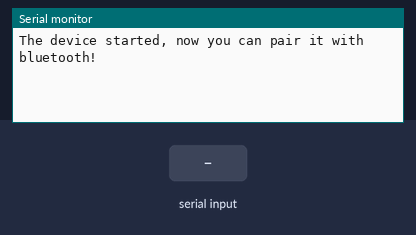
Bench run of a program on a simulated ESP32. Parts: the last lines printed to the serial monitor. Inputs (shaded band) come from the test bench. Nothing arrives over Bluetooth unless stated.

Above: at 1.2 s.
1.3 s: "A3" received over the second serial link
At 3.5 s:
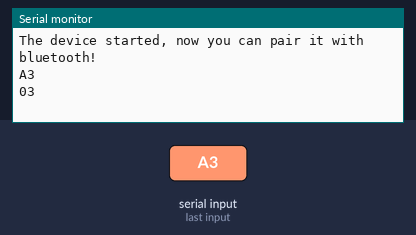
3.8 s: "oAA=" received over the second serial link
At 5.5 s:
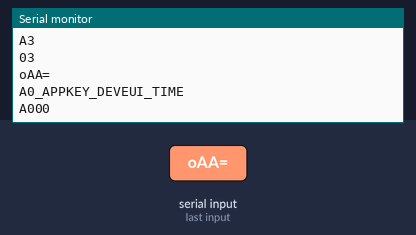
6.3 s: "90,45\n" received over the second serial link
At 8.5 s:
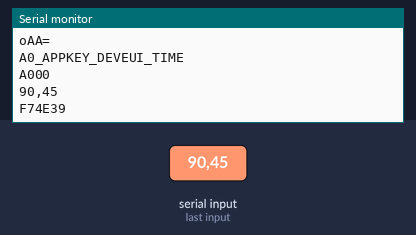
8.8 s: "30,150\n" received over the second serial link
At 10.3 s:
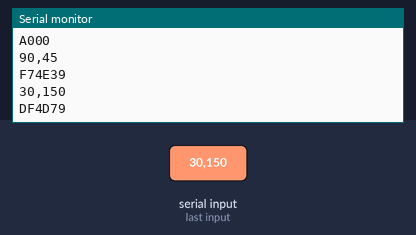
11.3 s: "90\n" received over the second serial link
At 13.4 s:
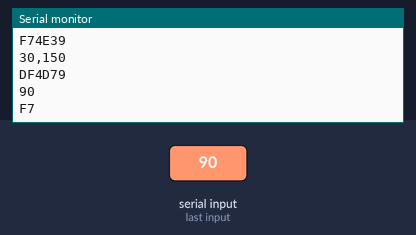
13.8 s: "200\n" received over the second serial link
At 15.2 s:
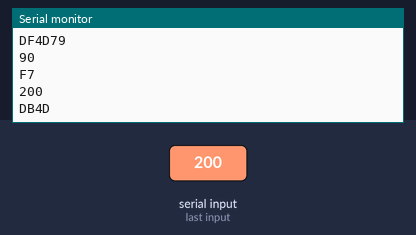

Measured:
- after the input at 1.3 s, the serial monitor: prints a new line after 1.0 s (image 1)
- after the input at 3.8 s, the serial monitor: prints a new line after 1.0 s (image 2)
- after the input at 6.3 s, the serial monitor: prints a new line after 1.0 s (image 3)
- after the input at 8.8 s, the serial monitor: prints a new line after 1.0 s (image 4)
- after the input at 11.3 s, the serial monitor: prints a new line after 1.0 s (image 5)
- after the input at 13.8 s, the serial monitor: prints a new line after 1.0 s (image 6)

The program:

main.cpp
```cpp
#include <Arduino.h>
#include "base64.hpp"
#include <iostream>
#include <string>
#include <vector>
#include <cstring>


static uint8_t DEVEUI_DEF[8]= { 0x17, 0x1f, 0xe2, 0x1d, 0x71, 0xB3, 0x03, 0x54 }  ; // 5403b3711de21f17 139971e1a31d4764
static uint8_t APPKEY_DEF[16] = {0x06, 0x26, 0x35, 0x77, 0xC3, 0xBB, 0xC9, 0xEB, 0x2F, 0xEF, 0x99, 0x13, 0x5E, 0xF0, 0xF6, 0xA5};
int TIME_TX = 30000; // ms
uint8_t C1 = 21;
uint8_t C12 = 23;
uint8_t C21 = 26;
uint8_t C2 = 6;
uint8_t MAX_VALUE = 50;
#include "BluetoothSerial.h"


#if !defined(CONFIG_BT_ENABLED) || !defined(CONFIG_BLUEDROID_ENABLED)
#error Bluetooth is not enabled! Please run `make menuconfig` to and enable it
#endif

BluetoothSerial SerialBT;

  String bytesToString(uint8_t*H, size_t length) {
    String result = "";
    for (int i = 0; i < length; i++) {
        if (H[i] < 16) {
            result += "0";
        }
        result += String(H[i], HEX);
    }
    return result;
    }


  char* base64_to_hex(const char* base64_str, char* hex_str) {
    unsigned char output[100];
    int base64_len = strlen(base64_str);
    int hex_index = 0;

    // Decode base64 string
    int binary_len = decode_base64((const unsigned char*)base64_str, output);

    // Convert each byte to hexadecimal
    for (int i = 0; i < binary_len; i++) {
        int high_nibble = output[i] >> 4;
        int low_nibble = output[i] & 0x0F;

        // Convert high nibble to hex
        if (high_nibble < 10) {
            hex_str[hex_index] = '0' + high_nibble;
        } else {
            hex_str[hex_index] = 'A' + (high_nibble - 10);
        }

        hex_index++;

        // Convert low nibble to hex
        if (low_nibble < 10) {
            hex_str[hex_index] = '0' + low_nibble;
        } else {
            hex_str[hex_index] = 'A' + (low_nibble - 10);
        }

       hex_index++;
    }

   hex_str[hex_index] = '\0';
    return hex_str;


}
void updateAppKey( std::string hex_str){
  std::vector<uint8_t> bytes;
    for (size_t i = 0; i < hex_str.length(); i += 2) {
        std::string byte_str = hex_str.substr(i, 2);
        uint8_t byte = std::stoi(byte_str, nullptr, 16);
        bytes.push_back(byte);
    }
   std::cout << "Bytes:";
    for (uint8_t byte : bytes) {
        std::cout << " " << std::hex << static_cast<int>(byte);
    }
    std::cout << std::endl;
 std::memcpy(&APPKEY_DEF[0], &bytes[0], sizeof(APPKEY_DEF));
   std::cout << "APPKEY_DEF = ";
      for (int i = 0; i < 16; i++) {
          std::cout << std::hex << static_cast<int>(APPKEY_DEF[i]) << " ";
      }
  std::cout << std::endl;

}

void updateDeveui( std::string hex_str){
  std::vector<uint8_t> bytes;
    for (size_t i = 0; i < hex_str.length(); i += 2) {
        std::string byte_str = hex_str.substr(i, 2);
        uint8_t byte = std::stoi(byte_str, nullptr, 16);
        bytes.push_back(byte);
    }
   std::cout << "Bytes:";
    for (uint8_t byte : bytes) {
        std::cout << " " << std::hex << static_cast<int>(byte);
    }
    std::cout << std::endl;
 std::memcpy(&DEVEUI_DEF[0], &bytes[0], sizeof(DEVEUI_DEF));
   std::cout << "DEVEUI_DEF = ";
      for (int i = 0; i < 8; i++) {
          std::cout << std::hex << static_cast<int>(DEVEUI_DEF[i]) << " ";
      }
  std::cout << std::endl;

}


void infoGeneric(){
    SerialBT.print("A0_");
    String appkey=bytesToString(APPKEY_DEF, sizeof(APPKEY_DEF));
    SerialBT.print(appkey);
    SerialBT.print("_");
    String deveui=bytesToString(DEVEUI_DEF, sizeof(DEVEUI_DEF));
    SerialBT.print(deveui);
    SerialBT.print("_");
    SerialBT.print(TIME_TX);
    Serial.println("A0_APPKEY_DEVEUI_TIME");
}

void uptadeTimeTx(String arrivedMsg){
   if (arrivedMsg.startsWith("A3")) {
    String intNum = arrivedMsg.substring(2);
    if (intNum.toInt() != 0) {  // comprueba que el número es válido
      TIME_TX = intNum.toInt();
      infoGeneric();
    }
  }

}


void scheduleRXMessageUpdate(String arrivedMsg){
    const char* cs = arrivedMsg.c_str();
    char hex_str[100];
    char* messageHex = base64_to_hex(cs, hex_str);
    std::string str(messageHex);
    Serial.println(messageHex);
    if (str.find("A1") == 0) {
      updateAppKey(str.substr(2));
       infoGeneric();
    }
    if (str.find("A2") == 0) {
      updateDeveui(str.substr(2));
       infoGeneric();
    }

}


void setup(){
  Serial.begin(115200);
  SerialBT.begin("BUCHUISHERE"); //Bluetooth device name
  Serial.println("The device started, now you can pair it with bluetooth!");
}


void scheduleRXMessageGeneric(String s){
  if( s.startsWith("oAA=")){
   infoGeneric();
  }
}
  /*void scheduleRXMessageDevice(String s){
  if( s.startsWith("sAA=")){
    SerialBT.print("B0_");
    SerialBT.print(type);
    SerialBT.print("_");
    String c1=bytesToString(&C1, sizeof(C1));
    SerialBT.print(c1);
    SerialBT.print("_");
    String c2=bytesToString(&C2, sizeof(C2));
    SerialBT.print(c2);
    SerialBT.print("_");
    String c12=bytesToString(&C12, sizeof(C12));
    SerialBT.print(c12);
    SerialBT.print("_");
    String c21=bytesToString(&C21, sizeof(C21));
    SerialBT.print(c21);
    SerialBT.print("_");
    String max_value=bytesToString(&MAX_VALUE, sizeof(MAX_VALUE));
    SerialBT.print(max_value);
    Serial.println("B0_type_C1_C2_C12_C21_MAX");
  }
}*/

void enroute(String arrivedMsg){
  scheduleRXMessageGeneric(arrivedMsg);
  //scheduleRXMessageDevice(arrivedMsg);
  scheduleRXMessageUpdate(arrivedMsg);
  uptadeTimeTx(arrivedMsg);
}
void loop() {
  if (Serial.available()) {
    SerialBT.write(Serial.read());
  }
  if (SerialBT.available()) {
    String arrivedMessage  = SerialBT.readString();
    Serial.println(arrivedMessage);
    enroute(arrivedMessage);
  }
  delay(20);
}
```
